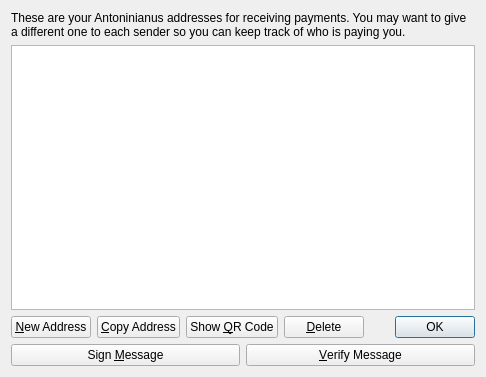
<?xml version="1.0" encoding="UTF-8"?>
<ui version="4.0">
 <class>AddressBookPage</class>
 <widget class="QWidget" name="AddressBookPage">
  <property name="geometry">
   <rect>
    <x>0</x>
    <y>0</y>
    <width>486</width>
    <height>377</height>
   </rect>
  </property>
  <property name="windowTitle">
   <string>Address Book</string>
  </property>
  <layout class="QVBoxLayout" name="verticalLayout">
   <item>
    <widget class="QLabel" name="labelExplanation">
     <property name="text">
      <string>These are your Antoninianus addresses for receiving payments. You may want to give a different one to each sender so you can keep track of who is paying you.</string>
     </property>
     <property name="textFormat">
      <enum>Qt::PlainText</enum>
     </property>
     <property name="wordWrap">
      <bool>true</bool>
     </property>
    </widget>
   </item>
   <item>
    <widget class="QTableView" name="tableView">
     <property name="contextMenuPolicy">
      <enum>Qt::CustomContextMenu</enum>
     </property>
     <property name="toolTip">
      <string>Double-click to edit address or label</string>
     </property>
     <property name="tabKeyNavigation">
      <bool>false</bool>
     </property>
     <property name="alternatingRowColors">
      <bool>true</bool>
     </property>
     <property name="selectionMode">
      <enum>QAbstractItemView::SingleSelection</enum>
     </property>
     <property name="selectionBehavior">
      <enum>QAbstractItemView::SelectRows</enum>
     </property>
     <property name="sortingEnabled">
      <bool>true</bool>
     </property>
     <attribute name="verticalHeaderVisible">
      <bool>false</bool>
     </attribute>
    </widget>
   </item>
   <item>
    <layout class="QHBoxLayout" name="horizontalLayout">
     <item>
      <widget class="QPushButton" name="newAddressButton">
       <property name="toolTip">
        <string>Create a new address</string>
       </property>
       <property name="text">
        <string>&amp;New Address</string>
       </property>
       <property name="icon">
        <iconset resource="../bitcoin.qrc">
         <normaloff>:/icons/add</normaloff>:/icons/add</iconset>
       </property>
      </widget>
     </item>
     <item>
      <widget class="QPushButton" name="copyToClipboard">
       <property name="toolTip">
        <string>Copy the currently selected address to the system clipboard</string>
       </property>
       <property name="text">
        <string>&amp;Copy Address</string>
       </property>
       <property name="icon">
        <iconset resource="../bitcoin.qrc">
         <normaloff>:/icons/editcopy</normaloff>:/icons/editcopy</iconset>
       </property>
      </widget>
     </item>
     <item>
      <widget class="QPushButton" name="showQRCode">
       <property name="text">
        <string>Show &amp;QR Code</string>
       </property>
       <property name="icon">
        <iconset resource="../bitcoin.qrc">
         <normaloff>:/icons/qrcode</normaloff>:/icons/qrcode</iconset>
       </property>
      </widget>
     </item>
     <item>
      <widget class="QPushButton" name="deleteButton">
       <property name="toolTip">
        <string>Delete the currently selected address from the list</string>
       </property>
       <property name="text">
        <string>&amp;Delete</string>
       </property>
       <property name="icon">
        <iconset resource="../bitcoin.qrc">
         <normaloff>:/icons/remove</normaloff>:/icons/remove</iconset>
       </property>
      </widget>
     </item>
     <item>
      <spacer name="horizontalSpacer">
       <property name="orientation">
        <enum>Qt::Horizontal</enum>
       </property>
       <property name="sizeHint" stdset="0">
        <size>
         <width>40</width>
         <height>20</height>
        </size>
       </property>
      </spacer>
     </item>
     <item>
      <widget class="QDialogButtonBox" name="buttonBox">
       <property name="sizePolicy">
        <sizepolicy hsizetype="Maximum" vsizetype="Fixed">
         <horstretch>0</horstretch>
         <verstretch>0</verstretch>
        </sizepolicy>
       </property>
       <property name="standardButtons">
        <set>QDialogButtonBox::Ok</set>
       </property>
      </widget>
     </item>
    </layout>
   </item>
   <item>
    <layout class="QHBoxLayout" name="horizontalLayout_2">
     <item>
      <widget class="QPushButton" name="signMessage">
       <property name="toolTip">
        <string>Sign a message to prove you own a Antoninianus address</string>
       </property>
       <property name="text">
        <string>Sign &amp;Message</string>
       </property>
       <property name="icon">
        <iconset resource="../bitcoin.qrc">
         <normaloff>:/icons/edit</normaloff>:/icons/edit</iconset>
       </property>
      </widget>
     </item>
     <item>
      <widget class="QPushButton" name="verifyMessage">
       <property name="toolTip">
        <string>Verify a message to ensure it was signed with a specified Antoninianus address</string>
       </property>
       <property name="text">
        <string>&amp;Verify Message</string>
       </property>
       <property name="icon">
        <iconset resource="../bitcoin.qrc">
         <normaloff>:/icons/transaction_0</normaloff>:/icons/transaction_0</iconset>
       </property>
      </widget>
     </item>
    </layout>
   </item>
  </layout>
 </widget>
 <resources>
  <include location="../bitcoin.qrc"/>
 </resources>
 <connections/>
</ui>
